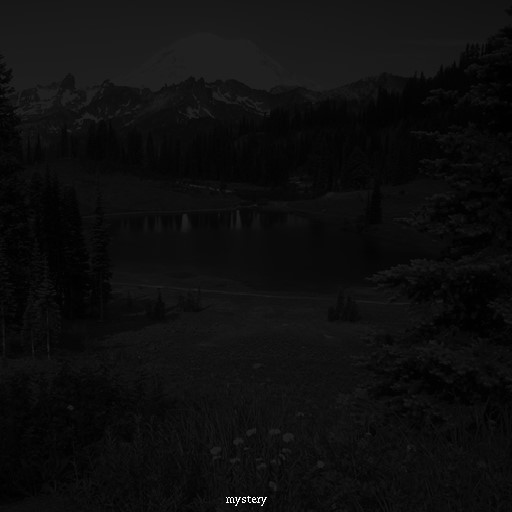
#> input picture Local Histogram Analysis/mountains.jpg, 512 x 512 px
$ python Slidingwindow.py
#> lines starting #> are read from the running program, lines starting #| are printed output that depends on the picture
import cv2
import numpy as np
import matplotlib.pyplot as plt
plt.figure(figsize=(12,12))

#reading image as grayscale
img = cv2.imread("mountains.jpg",0)
#> img is the input picture: shape (512, 512); min 0, max 255, mean 13.7

def slidingWindowEqualization(im, winSize):
#> called with winSize = 256
    newImg = np.zeros((im.shape[0], im.shape[1]))
    for row in xrange(im.shape[0]-winSize+1):
        for col in xrange(im.shape[1]-winSize+1):
            newImg[row:row+winSize,col:col+winSize] = cv2.equalizeHist(im[row:row+winSize,col:col+winSize])
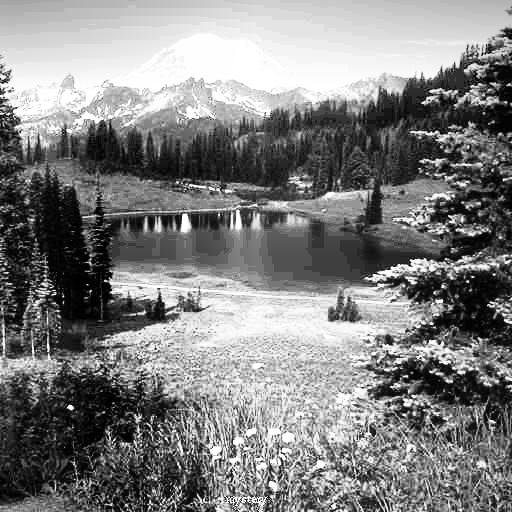
#> newImg: shape (512, 512) float64; min 0, max 255, mean 127.9
    return newImg

windowSize = 256
output_img = slidingWindowEqualization(img, windowSize)
plt.subplot(211)
plt.axis('off')
plt.title("Image after transformation")
plt.imshow(output_img, cmap="gray")

#writing output image
cv2.imwrite("SlidingWindow.jpg", output_img)

plt.subplot(212)
plt.hist(output_img.ravel(),256,[0,256])
plt.title("Histogram")

plt.show()
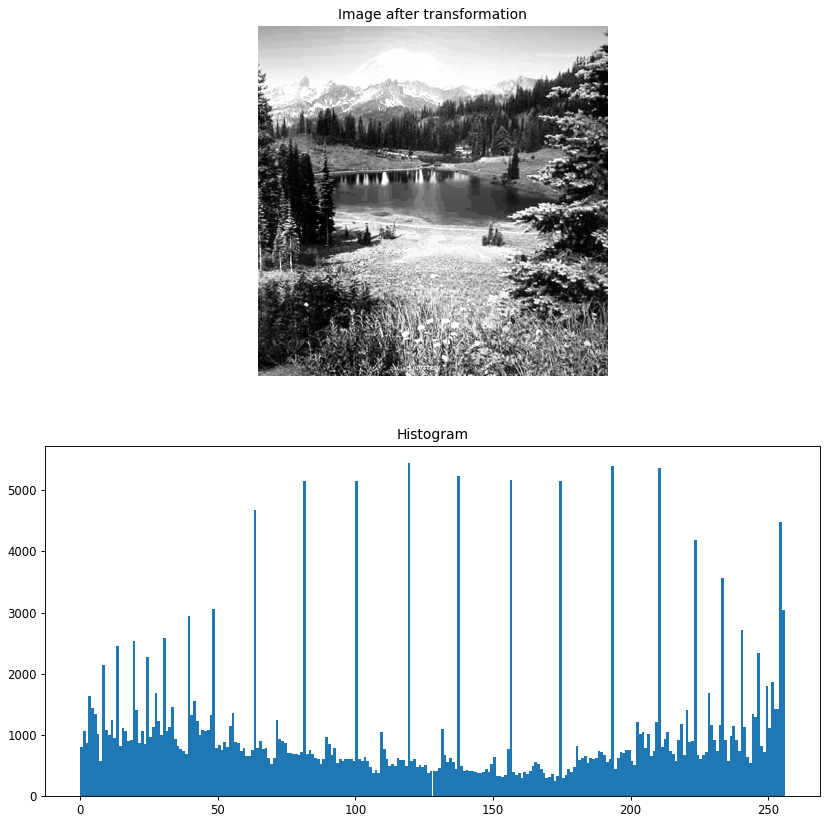
#> figure drawn by matplotlib, 2 panels; panel 2: tallest bar 5452 high, from x = 119 to 120
